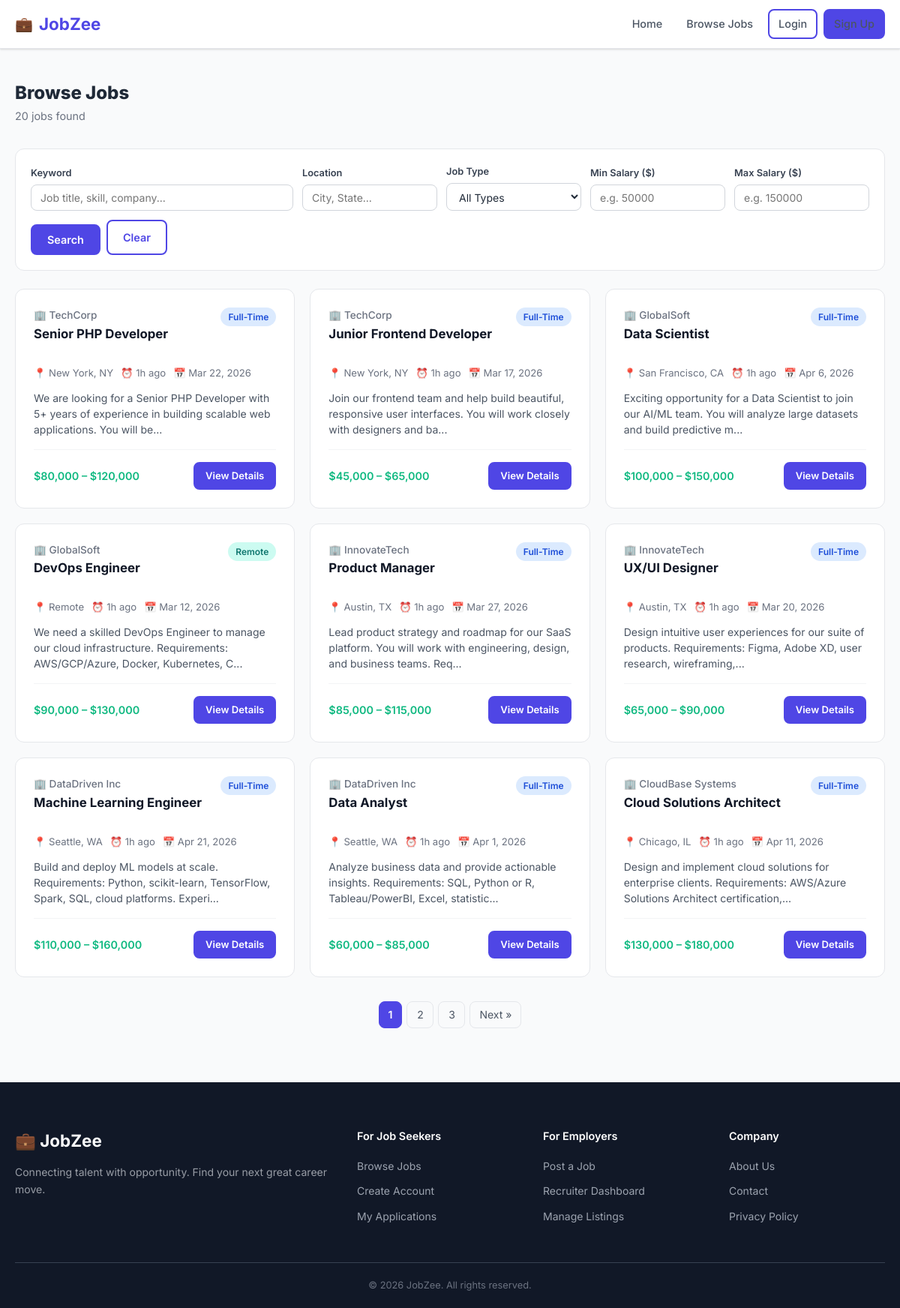
/jobs.php, run on the app's committed database.
### tables this page shows
CREATE TABLE jobs (
    id INT UNSIGNED AUTO_INCREMENT PRIMARY KEY,
    recruiter_id INT UNSIGNED NOT NULL,
    title VARCHAR(200) NOT NULL,
    company VARCHAR(150) NOT NULL,
    location VARCHAR(150) NOT NULL,
    salary_min DECIMAL(10,2) DEFAULT 0,
    salary_max DECIMAL(10,2) DEFAULT 0,
    job_type ENUM('full-time','part-time','contract','internship','remote') NOT NULL DEFAULT 'full-time',
    description TEXT NOT NULL,
    deadline DATE NOT NULL,
    status ENUM('active','closed') NOT NULL DEFAULT 'active',
    created_at TIMESTAMP DEFAULT CURRENT_TIMESTAMP,
    INDEX idx_recruiter (recruiter_id),
    INDEX idx_status (status),
    INDEX idx_location (location),
    INDEX idx_job_type (job_type),
    INDEX idx_deadline (deadline),
    FULLTEXT idx_search (title, description, company),
    CONSTRAINT fk_jobs_recruiter FOREIGN KEY (recruiter_id) REFERENCES users(id) ON DELETE CASCADE
);

### jobs.php (the view, shortened to what this page needs)
<?php
$db = getDB();
$search   = sanitize($_GET['q'] ?? '');
$location = sanitize($_GET['location'] ?? '');
$salMin   = (int)($_GET['salary_min'] ?? 0);
$salMax   = (int)($_GET['salary_max'] ?? 0);
$page     = max(1, (int)($_GET['page'] ?? 1));
$perPage  = 9;
$where  = ["j.status = 'active'", "j.deadline >= CURDATE()"];
$params = [];
$whereStr = implode(' AND ', $where);
$countStmt = $db->prepare("SELECT COUNT(*) FROM jobs j WHERE $whereStr");
$countStmt->execute($params);
$total = (int)$countStmt->fetchColumn();
$pag = paginate($total, $perPage, $page);
$stmt = $db->prepare("SELECT j.*, u.name AS recruiter_name FROM jobs j JOIN users u ON j.recruiter_id = u.id WHERE $whereStr ORDER BY j.created_at DESC LIMIT {$perPage} OFFSET {$pag['offset']}");
$stmt->execute($params);
$jobs = $stmt->fetchAll();
$queryParts = [];
$baseUrl = 'jobs.php' . ($queryParts ? '?' . implode('&', $queryParts) : '');
include __DIR__ . '/includes/header.php';
?>
<div class="page-container">
    <div class="section-header mb-8">
        <div>
            <h1 style="font-size:1.5rem; font-weight:800;">Browse Jobs</h1>
            <p style="color:var(--gray-500); font-size:.9rem;"><?= number_format($total) ?> job<?= $total !== 1 ? 's' : '' ?> found<?= $search ? ' for "' . sanitize($search) . '"' : '' ?></p>
        </div>
    </div>
    <div class="filters-bar">
        <form class="filters-form" action="jobs.php" method="GET" id="searchForm">
            <div class="form-group" style="flex:2; min-width:200px;">
                <label class="form-label">Keyword</label>
                <input type="text" name="q" id="searchKeyword" class="form-control" placeholder="Job title, skill, company..." value="<?= sanitize($search) ?>">
            </div>
            <div class="form-group">
                <label class="form-label">Location</label>
                <input type="text" name="location" class="form-control" placeholder="City, State..." value="<?= sanitize($location) ?>">
            </div>
            <div class="form-group">
                <label class="form-label">Job Type</label>
                <select name="type" class="form-control">
                    <option value="">All Types</option>
                </select>
            </div>
            <div class="form-group">
                <label class="form-label">Min Salary ($)</label>
                <input type="number" name="salary_min" class="form-control" placeholder="e.g. 50000" value="<?= $salMin ?: '' ?>">
            </div>
            <div class="form-group">
                <label class="form-label">Max Salary ($)</label>
                <input type="number" name="salary_max" class="form-control" placeholder="e.g. 150000" value="<?= $salMax ?: '' ?>">
            </div>
            <div class="form-group" style="display:flex; gap:8px; align-items:flex-end;">
                <button type="submit" class="btn btn-primary">Search</button>
                <a href="jobs.php" class="btn btn-outline">Clear</a>
            </div>
        </form>
    </div>
    <?php if (empty($jobs)): ?>
        <div class="empty-state">
            <div class="empty-icon">🔍</div>
            <h3>No jobs found</h3>
            <p>Try adjusting your search criteria or <a href="jobs.php">clear all filters</a>.</p>
        </div>
    <?php else: ?>
        <div class="jobs-grid">
            <?php foreach ($jobs as $job): ?>
            <div class="job-card">
                <div class="job-card-header">
                    <div>
                        <div class="job-company">🏢 <?= sanitize($job['company']) ?></div>
                        <div class="job-title"><a href="job.php?id=<?= $job['id'] ?>"><?= sanitize($job['title']) ?></a></div>
                    </div>
                    <span class="badge <?= jobTypeBadge($job['job_type']) ?>"><?= $job['job_type'] ?></span>
                </div>
                <div class="job-meta">
                    <span>📍 <?= sanitize($job['location']) ?></span>
                    <span>⏰ <?= timeAgo($job['created_at']) ?></span>
                    <span>📅 <?= date('M j, Y', strtotime($job['deadline'])) ?></span>
                </div>
                <div class="job-desc"><?= nl2br(sanitize(substr($job['description'], 0, 120))) ?>...</div>
                <div class="job-card-footer">
                    <span class="job-salary"><?= formatSalary($job['salary_min'], $job['salary_max']) ?></span>
                    <a href="job.php?id=<?= $job['id'] ?>" class="btn btn-sm btn-primary">View Details</a>
                </div>
            </div>
            <?php endforeach; ?>
        </div>
        <?= paginationHTML($pag, $baseUrl) ?>
    <?php endif; ?>
</div>
<?php include __DIR__ . '/includes/footer.php'; ?>

### assets/css/style.css (style rules this page uses)
:root { --primary: #4f46e5; --primary-dark: #3730a3; --primary-light: #eef2ff; --secondary: #06b6d4; --success: #10b981; --warning: #f59e0b; --danger: #ef4444; --gray-50: #f9fafb; --gray-100: #f3f4f6; --gray-200: #e5e7eb; --gray-300: #d1d5db; --gray-400: #9ca3af; --gray-500: #6b7280; --gray-600: #4b5563; --gray-700: #374151; --gray-800: #1f2937; --gray-900: #111827; --white: #ffffff; --radius: 8px; --radius-lg: 12px; --shadow: 0 1px 3px rgba(0,0,0,.1), 0 1px 2px rgba(0,0,0,.06); --shadow-md: 0 4px 6px rgba(0,0,0,.07), 0 2px 4px rgba(0,0,0,.06); --shadow-lg: 0 10px 15px rgba(0,0,0,.1), 0 4px 6px rgba(0,0,0,.05); --transition: 0.2s ease; --font: 'Inter', system-ui, -apple-system, sans-serif; }
*, *::before, *::after { box-sizing: border-box; margin: 0; padding: 0; }
html { scroll-behavior: smooth; }
body { font-family: var(--font); color: var(--gray-800); background: var(--gray-50); line-height: 1.6; }
a { color: var(--primary); text-decoration: none; }
button, input, select, textarea { font-family: inherit; }
.page-container { max-width: 1200px; margin: 0 auto; padding: 40px 20px; }
.btn { display: inline-flex; align-items: center; gap: 6px; padding: 10px 20px; border-radius: var(--radius); font-size: .9rem; font-weight: 600; cursor: pointer; transition: all var(--transition); border: 2px solid transparent; text-decoration: none; }
.btn-primary { background: var(--primary); color: var(--white); border-color: var(--primary); }
.btn-outline { background: transparent; color: var(--primary); border-color: var(--primary); }
.btn-sm { padding: 6px 14px; font-size: .82rem; }
.badge { display: inline-flex; align-items: center; padding: 3px 10px; border-radius: 20px; font-size: .75rem; font-weight: 600; text-transform: capitalize; }
.badge-blue { background: #dbeafe; color: #1d4ed8; }
.badge-teal { background: #ccfbf1; color: #0f766e; }
.form-group { margin-bottom: 20px; }
.form-label { display: block; font-size: .875rem; font-weight: 600; color: var(--gray-700); margin-bottom: 6px; }
.form-control { width: 100%; padding: 10px 14px; border: 1.5px solid var(--gray-300); border-radius: var(--radius); font-size: .9rem; color: var(--gray-800); background: var(--white); transition: border-color var(--transition), box-shadow var(--transition); }
select.form-control { cursor: pointer; }
.jobs-grid { display: grid; grid-template-columns: repeat(auto-fill, minmax(340px, 1fr)); gap: 20px; }
.job-card { background: var(--white); border: 1px solid var(--gray-200); border-radius: var(--radius-lg); padding: 24px; transition: all var(--transition); position: relative; display: flex; flex-direction: column; }
.job-card-header { display: flex; justify-content: space-between; align-items: flex-start; margin-bottom: 12px; }
.job-company { font-size: .85rem; color: var(--gray-500); font-weight: 500; }
.job-title { font-size: 1.05rem; font-weight: 700; color: var(--gray-900); margin-bottom: 4px; }
.job-title a { color: inherit; }
.job-meta { display: flex; flex-wrap: wrap; gap: 10px; margin: 12px 0; font-size: .82rem; color: var(--gray-500); }
.job-meta span { display: flex; align-items: center; gap: 4px; }
.job-desc { color: var(--gray-600); font-size: .875rem; line-height: 1.5; margin-bottom: 16px; flex: 1; }
.job-card-footer { display: flex; justify-content: space-between; align-items: center; padding-top: 16px; border-top: 1px solid var(--gray-100); }
.job-salary { font-size: .9rem; font-weight: 600; color: var(--success); }
.section-header { display: flex; justify-content: space-between; align-items: center; margin-bottom: 20px; }
.filters-bar { background: var(--white); border: 1px solid var(--gray-200); border-radius: var(--radius-lg); padding: 20px; margin-bottom: 24px; }
.filters-form { display: flex; gap: 12px; flex-wrap: wrap; align-items: flex-end; }
.filters-form .form-group { margin: 0; flex: 1; min-width: 180px; }
.filters-form .form-label { font-size: .8rem; margin-bottom: 4px; }
.filters-form .form-control { padding: 8px 12px; font-size: .875rem; }
.mb-8 { margin-bottom: 32px; }

### data on the page
jobs: company "TechCorp", title "Senior PHP Developer", job_type "Full-Time", location "New York, NY", created_at "1h ago", deadline "Mar 22, 2026", description "We are looking for a Senior PHP Developer with 5+ years of experience in building scalable web applications. You will be", formatSalary($job['salary_min'], $job['salary_max']) "$80,000 – $120,000"
jobs: company "TechCorp", title "Junior Frontend Developer", job_type "Full-Time", location "New York, NY", created_at "1h ago", deadline "Mar 17, 2026", description "Join our frontend team and help build beautiful, responsive user interfaces. You will work closely with designers and ba", formatSalary($job['salary_min'], $job['salary_max']) "$45,000 – $65,000"
jobs: company "GlobalSoft", title "Data Scientist", job_type "Full-Time", location "San Francisco, CA", created_at "1h ago", deadline "Apr 6, 2026", description "Exciting opportunity for a Data Scientist to join our AI/ML team. You will analyze large datasets and build predictive m", formatSalary($job['salary_min'], $job['salary_max']) "$100,000 – $150,000"
jobs: company "GlobalSoft", title "DevOps Engineer", job_type "Remote", location "Remote", created_at "1h ago", deadline "Mar 12, 2026", description "We need a skilled DevOps Engineer to manage our cloud infrastructure. Requirements: AWS/GCP/Azure, Docker, Kubernetes, C", formatSalary($job['salary_min'], $job['salary_max']) "$90,000 – $130,000"
jobs: company "InnovateTech", title "Product Manager", job_type "Full-Time", location "Austin, TX", created_at "1h ago", deadline "Mar 27, 2026", description "Lead product strategy and roadmap for our SaaS platform. You will work with engineering, design, and business teams. Req", formatSalary($job['salary_min'], $job['salary_max']) "$85,000 – $115,000"
jobs: company "InnovateTech", title "UX/UI Designer", job_type "Full-Time", location "Austin, TX", created_at "1h ago", deadline "Mar 20, 2026", description "Design intuitive user experiences for our suite of products. Requirements: Figma, Adobe XD, user research, wireframing,", formatSalary($job['salary_min'], $job['salary_max']) "$65,000 – $90,000"
jobs: company "DataDriven Inc", title "Machine Learning Engineer", job_type "Full-Time", location "Seattle, WA", created_at "1h ago", deadline "Apr 21, 2026", description "Build and deploy ML models at scale. Requirements: Python, scikit-learn, TensorFlow, Spark, SQL, cloud platforms. Experi", formatSalary($job['salary_min'], $job['salary_max']) "$110,000 – $160,000"
jobs: company "DataDriven Inc", title "Data Analyst", job_type "Full-Time", location "Seattle, WA", created_at "1h ago", deadline "Apr 1, 2026", description "Analyze business data and provide actionable insights. Requirements: SQL, Python or R, Tableau/PowerBI, Excel, statistic", formatSalary($job['salary_min'], $job['salary_max']) "$60,000 – $85,000"
jobs: company "CloudBase Systems", title "Cloud Solutions Architect", job_type "Full-Time", location "Chicago, IL", created_at "1h ago", deadline "Apr 11, 2026", description "Design and implement cloud solutions for enterprise clients. Requirements: AWS/Azure Solutions Architect certification,", formatSalary($job['salary_min'], $job['salary_max']) "$130,000 – $180,000"

### other printed values
$total "20"
